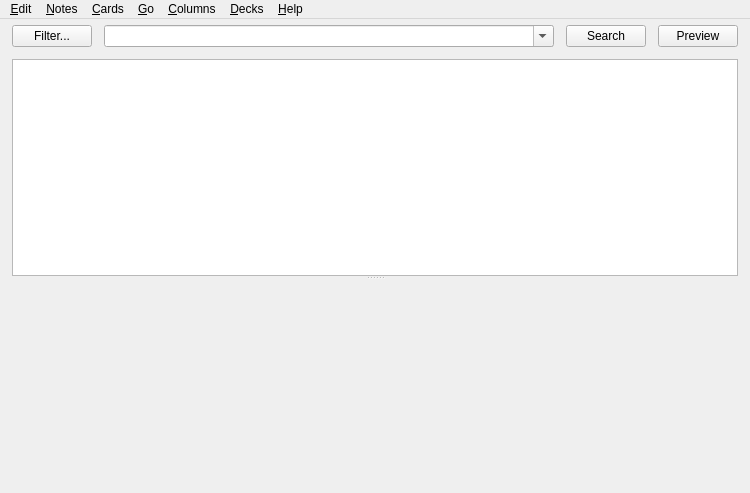
<?xml version="1.0" encoding="UTF-8"?>
<ui version="4.0">
 <class>Dialog</class>
 <widget class="QMainWindow" name="Dialog">
  <property name="geometry">
   <rect>
    <x>0</x>
    <y>0</y>
    <width>750</width>
    <height>493</height>
   </rect>
  </property>
  <property name="minimumSize">
   <size>
    <width>400</width>
    <height>400</height>
   </size>
  </property>
  <property name="windowIcon">
   <iconset resource="icons.qrc">
    <normaloff>:/icons/anki.png</normaloff>:/icons/anki.png</iconset>
  </property>
  <widget class="QWidget" name="centralwidget">
   <layout class="QVBoxLayout" name="verticalLayout_3">
    <property name="spacing">
     <number>12</number>
    </property>
    <property name="leftMargin">
     <number>12</number>
    </property>
    <property name="topMargin">
     <number>6</number>
    </property>
    <property name="rightMargin">
     <number>12</number>
    </property>
    <property name="bottomMargin">
     <number>12</number>
    </property>
    <item>
     <widget class="QSplitter" name="splitter">
      <property name="sizePolicy">
       <sizepolicy hsizetype="Preferred" vsizetype="Expanding">
        <horstretch>4</horstretch>
        <verstretch>0</verstretch>
       </sizepolicy>
      </property>
      <property name="orientation">
       <enum>Qt::Vertical</enum>
      </property>
      <widget class="QWidget" name="widget" native="true">
       <property name="sizePolicy">
        <sizepolicy hsizetype="Expanding" vsizetype="Preferred">
         <horstretch>3</horstretch>
         <verstretch>1</verstretch>
        </sizepolicy>
       </property>
       <layout class="QVBoxLayout" name="verticalLayout_2">
        <property name="spacing">
         <number>0</number>
        </property>
        <property name="leftMargin">
         <number>0</number>
        </property>
        <property name="topMargin">
         <number>0</number>
        </property>
        <property name="rightMargin">
         <number>0</number>
        </property>
        <property name="bottomMargin">
         <number>0</number>
        </property>
        <item>
         <layout class="QGridLayout" name="gridLayout">
          <property name="leftMargin">
           <number>0</number>
          </property>
          <property name="topMargin">
           <number>0</number>
          </property>
          <property name="rightMargin">
           <number>0</number>
          </property>
          <property name="bottomMargin">
           <number>12</number>
          </property>
          <property name="horizontalSpacing">
           <number>12</number>
          </property>
          <property name="verticalSpacing">
           <number>0</number>
          </property>
          <item row="0" column="1">
           <widget class="QComboBox" name="searchEdit">
            <property name="sizePolicy">
             <sizepolicy hsizetype="Expanding" vsizetype="Fixed">
              <horstretch>9</horstretch>
              <verstretch>0</verstretch>
             </sizepolicy>
            </property>
            <property name="editable">
             <bool>true</bool>
            </property>
            <property name="insertPolicy">
             <enum>QComboBox::NoInsert</enum>
            </property>
           </widget>
          </item>
          <item row="0" column="2">
           <widget class="QPushButton" name="searchButton">
            <property name="text">
             <string>Search</string>
            </property>
           </widget>
          </item>
          <item row="0" column="3">
           <widget class="QPushButton" name="previewButton">
            <property name="text">
             <string>Preview</string>
            </property>
            <property name="shortcut">
             <string notr="true">Ctrl+Shift+P</string>
            </property>
            <property name="checkable">
             <bool>true</bool>
            </property>
           </widget>
          </item>
          <item row="0" column="0">
           <widget class="QPushButton" name="filter">
            <property name="text">
             <string>Filter...</string>
            </property>
           </widget>
          </item>
         </layout>
        </item>
        <item>
         <widget class="QTableView" name="tableView">
          <property name="sizePolicy">
           <sizepolicy hsizetype="Expanding" vsizetype="Expanding">
            <horstretch>9</horstretch>
            <verstretch>1</verstretch>
           </sizepolicy>
          </property>
          <property name="minimumSize">
           <size>
            <width>0</width>
            <height>150</height>
           </size>
          </property>
          <property name="contextMenuPolicy">
           <enum>Qt::ActionsContextMenu</enum>
          </property>
          <property name="horizontalScrollBarPolicy">
           <enum>Qt::ScrollBarAsNeeded</enum>
          </property>
          <property name="editTriggers">
           <set>QAbstractItemView::NoEditTriggers</set>
          </property>
          <property name="tabKeyNavigation">
           <bool>false</bool>
          </property>
          <property name="alternatingRowColors">
           <bool>true</bool>
          </property>
          <property name="selectionBehavior">
           <enum>QAbstractItemView::SelectRows</enum>
          </property>
          <attribute name="horizontalHeaderCascadingSectionResizes">
           <bool>false</bool>
          </attribute>
          <attribute name="horizontalHeaderHighlightSections">
           <bool>false</bool>
          </attribute>
          <attribute name="horizontalHeaderMinimumSectionSize">
           <number>20</number>
          </attribute>
          <attribute name="horizontalHeaderShowSortIndicator" stdset="0">
           <bool>true</bool>
          </attribute>
         </widget>
        </item>
       </layout>
      </widget>
      <widget class="QWidget" name="verticalLayoutWidget">
       <layout class="QVBoxLayout" name="verticalLayout" stretch="0">
        <property name="spacing">
         <number>0</number>
        </property>
        <property name="leftMargin">
         <number>0</number>
        </property>
        <property name="topMargin">
         <number>1</number>
        </property>
        <property name="rightMargin">
         <number>0</number>
        </property>
        <property name="bottomMargin">
         <number>0</number>
        </property>
        <item>
         <layout class="QHBoxLayout" name="horizontalLayout2">
          <property name="spacing">
           <number>0</number>
          </property>
          <item>
           <widget class="QWidget" name="fieldsArea" native="true">
            <property name="sizePolicy">
             <sizepolicy hsizetype="Preferred" vsizetype="Expanding">
              <horstretch>0</horstretch>
              <verstretch>1</verstretch>
             </sizepolicy>
            </property>
            <property name="minimumSize">
             <size>
              <width>50</width>
              <height>200</height>
             </size>
            </property>
           </widget>
          </item>
         </layout>
        </item>
       </layout>
      </widget>
     </widget>
    </item>
   </layout>
  </widget>
  <widget class="QMenuBar" name="menubar">
   <property name="geometry">
    <rect>
     <x>0</x>
     <y>0</y>
     <width>750</width>
     <height>22</height>
    </rect>
   </property>
   <widget class="QMenu" name="menuEdit">
    <property name="title">
     <string>&amp;Edit</string>
    </property>
    <addaction name="actionUndo"/>
    <addaction name="separator"/>
    <addaction name="actionSelectAll"/>
    <addaction name="actionSelectNotes"/>
    <addaction name="actionInvertSelection"/>
    <addaction name="separator"/>
    <addaction name="actionClose"/>
   </widget>
   <widget class="QMenu" name="menuJump">
    <property name="title">
     <string>&amp;Go</string>
    </property>
    <addaction name="actionFind"/>
    <addaction name="actionTags"/>
    <addaction name="actionSidebar"/>
    <addaction name="actionNote"/>
    <addaction name="actionCardList"/>
    <addaction name="separator"/>
    <addaction name="actionFirstCard"/>
    <addaction name="actionPreviousCard"/>
    <addaction name="actionNextCard"/>
    <addaction name="actionLastCard"/>
   </widget>
   <widget class="QMenu" name="menu_Help">
    <property name="title">
     <string>&amp;Help</string>
    </property>
    <addaction name="actionGuide"/>
   </widget>
   <widget class="QMenu" name="menu_Cards">
    <property name="title">
     <string>&amp;Cards</string>
    </property>
    <widget class="QMenu" name="menuFlag">
     <property name="title">
      <string>Flag</string>
     </property>
     <addaction name="actionRed_Flag"/>
     <addaction name="actionOrange_Flag"/>
     <addaction name="actionGreen_Flag"/>
     <addaction name="actionBlue_Flag"/>
    </widget>
    <addaction name="actionChange_Deck"/>
    <addaction name="separator"/>
    <addaction name="actionReschedule"/>
    <addaction name="actionReposition"/>
    <addaction name="separator"/>
    <addaction name="actionToggle_Suspend"/>
    <addaction name="separator"/>
    <addaction name="menuFlag"/>
    <addaction name="separator"/>
    <addaction name="action_Info"/>
   </widget>
   <widget class="QMenu" name="menu_Notes">
    <property name="title">
     <string>&amp;Notes</string>
    </property>
    <addaction name="actionAdd"/>
    <addaction name="separator"/>
    <addaction name="actionAdd_Tags"/>
    <addaction name="actionRemove_Tags"/>
    <addaction name="actionClear_Unused_Tags"/>
    <addaction name="actionToggle_Mark"/>
    <addaction name="separator"/>
    <addaction name="actionChangeModel"/>
    <addaction name="separator"/>
    <addaction name="actionFindDuplicates"/>
    <addaction name="actionFindReplace"/>
    <addaction name="separator"/>
    <addaction name="actionManage_Note_Types"/>
    <addaction name="separator"/>
    <addaction name="actionDelete"/>
    <addaction name="separator"/>
   </widget>
   <widget class="QMenu" name="menuColumns">
    <property name="title">
     <string>&amp;Columns</string>
    </property>
   </widget>
   <widget class="QMenu" name="menu_Decks">
    <property name="title">
     <string>&amp;Decks</string>
    </property>
    <addaction name="addPrefix"/>
    <addaction name="removePrefix"/>
   </widget>
   <addaction name="menuEdit"/>
   <addaction name="menu_Notes"/>
   <addaction name="menu_Cards"/>
   <addaction name="menuJump"/>
   <addaction name="menuColumns"/>
   <addaction name="menu_Decks"/>
   <addaction name="menu_Help"/>
  </widget>
  <action name="actionReschedule">
   <property name="text">
    <string>&amp;Reschedule...</string>
   </property>
   <property name="shortcut">
    <string notr="true">Ctrl+Alt+R</string>
   </property>
  </action>
  <action name="actionSelectAll">
   <property name="text">
    <string>Select &amp;All</string>
   </property>
   <property name="shortcut">
    <string notr="true">Ctrl+Alt+A</string>
   </property>
  </action>
  <action name="actionUndo">
   <property name="text">
    <string>&amp;Undo</string>
   </property>
   <property name="shortcut">
    <string notr="true">Ctrl+Alt+Z</string>
   </property>
  </action>
  <action name="actionInvertSelection">
   <property name="text">
    <string>&amp;Invert Selection</string>
   </property>
   <property name="shortcut">
    <string notr="true">Ctrl+Alt+S</string>
   </property>
  </action>
  <action name="actionFind">
   <property name="text">
    <string>&amp;Find</string>
   </property>
   <property name="shortcut">
    <string notr="true">Ctrl+F</string>
   </property>
  </action>
  <action name="actionNote">
   <property name="text">
    <string>N&amp;ote</string>
   </property>
   <property name="shortcut">
    <string notr="true">Ctrl+Shift+N</string>
   </property>
  </action>
  <action name="actionNextCard">
   <property name="text">
    <string>&amp;Next Card</string>
   </property>
   <property name="shortcut">
    <string notr="true">Ctrl+N</string>
   </property>
  </action>
  <action name="actionPreviousCard">
   <property name="text">
    <string>&amp;Previous Card</string>
   </property>
   <property name="shortcut">
    <string notr="true">Ctrl+P</string>
   </property>
  </action>
  <action name="actionGuide">
   <property name="text">
    <string>&amp;Guide</string>
   </property>
   <property name="shortcut">
    <string notr="true">F1</string>
   </property>
  </action>
  <action name="actionChangeModel">
   <property name="text">
    <string>Change Note Type...</string>
   </property>
   <property name="shortcut">
    <string notr="true">Ctrl+Shift+M</string>
   </property>
  </action>
  <action name="actionSelectNotes">
   <property name="text">
    <string>Select &amp;Notes</string>
   </property>
  </action>
  <action name="actionFindReplace">
   <property name="text">
    <string>Find and Re&amp;place...</string>
   </property>
   <property name="shortcut">
    <string notr="true">Ctrl+Alt+F</string>
   </property>
  </action>
  <action name="actionCram">
   <property name="text">
    <string>&amp;Cram...</string>
   </property>
  </action>
  <action name="actionTags">
   <property name="text">
    <string>Fil&amp;ter</string>
   </property>
   <property name="shortcut">
    <string notr="true">Ctrl+Shift+F</string>
   </property>
  </action>
  <action name="actionCardList">
   <property name="text">
    <string>Card List</string>
   </property>
   <property name="shortcut">
    <string notr="true">Ctrl+Shift+L</string>
   </property>
  </action>
  <action name="actionFindDuplicates">
   <property name="text">
    <string>Find &amp;Duplicates...</string>
   </property>
  </action>
  <action name="actionReposition">
   <property name="text">
    <string>Reposition...</string>
   </property>
   <property name="shortcut">
    <string notr="true">Ctrl+Shift+S</string>
   </property>
  </action>
  <action name="actionFirstCard">
   <property name="text">
    <string>First Card</string>
   </property>
   <property name="shortcut">
    <string>Home</string>
   </property>
  </action>
  <action name="actionLastCard">
   <property name="text">
    <string>Last Card</string>
   </property>
   <property name="shortcut">
    <string>End</string>
   </property>
  </action>
  <action name="actionClose">
   <property name="text">
    <string>Close</string>
   </property>
   <property name="shortcut">
    <string notr="true">Ctrl+W</string>
   </property>
  </action>
  <action name="action_Info">
   <property name="text">
    <string>&amp;Info...</string>
   </property>
   <property name="shortcut">
    <string notr="true">Ctrl+Shift+I</string>
   </property>
  </action>
  <action name="actionAdd_Tags">
   <property name="text">
    <string>Add Tags...</string>
   </property>
   <property name="shortcut">
    <string notr="true">Ctrl+Shift+A</string>
   </property>
  </action>
  <action name="actionRemove_Tags">
   <property name="text">
    <string>Remove Tags...</string>
   </property>
   <property name="shortcut">
    <string notr="true">Ctrl+Shift+D</string>
   </property>
  </action>
  <action name="actionToggle_Suspend">
   <property name="text">
    <string>Toggle Suspend</string>
   </property>
   <property name="shortcut">
    <string notr="true">Ctrl+J</string>
   </property>
  </action>
  <action name="actionDelete">
   <property name="text">
    <string>Delete</string>
   </property>
   <property name="shortcut">
    <string notr="true">Ctrl+Del</string>
   </property>
  </action>
  <action name="actionAdd">
   <property name="text">
    <string>Add Notes...</string>
   </property>
   <property name="shortcut">
    <string notr="true">Ctrl+E</string>
   </property>
  </action>
  <action name="actionChange_Deck">
   <property name="text">
    <string>Change Deck...</string>
   </property>
   <property name="shortcut">
    <string notr="true">Ctrl+D</string>
   </property>
  </action>
  <action name="actionRed_Flag">
   <property name="checkable">
    <bool>true</bool>
   </property>
   <property name="text">
    <string>Red Flag</string>
   </property>
   <property name="shortcut">
    <string notr="true">Ctrl+1</string>
   </property>
  </action>
  <action name="actionOrange_Flag">
   <property name="checkable">
    <bool>true</bool>
   </property>
   <property name="text">
    <string>Orange Flag</string>
   </property>
   <property name="shortcut">
    <string notr="true">Ctrl+2</string>
   </property>
  </action>
  <action name="actionGreen_Flag">
   <property name="checkable">
    <bool>true</bool>
   </property>
   <property name="text">
    <string>Green Flag</string>
   </property>
   <property name="shortcut">
    <string notr="true">Ctrl+3</string>
   </property>
  </action>
  <action name="actionBlue_Flag">
   <property name="checkable">
    <bool>true</bool>
   </property>
   <property name="text">
    <string>Blue Flag</string>
   </property>
   <property name="shortcut">
    <string notr="true">Ctrl+4</string>
   </property>
  </action>
  <action name="actionSidebar">
   <property name="text">
    <string>Sidebar</string>
   </property>
   <property name="shortcut">
    <string notr="true">Ctrl+Shift+R</string>
   </property>
  </action>
  <action name="actionClear_Unused_Tags">
   <property name="text">
    <string>Clear Unused Tags</string>
   </property>
  </action>
  <action name="actionManage_Note_Types">
   <property name="text">
    <string>Manage Note Types...</string>
   </property>
  </action>
  <action name="actionToggle_Mark">
   <property name="text">
    <string>Toggle Mark</string>
   </property>
   <property name="shortcut">
    <string notr="true">Ctrl+K</string>
   </property>
  </action>
  <action name="actionAdd_prefix">
   <property name="text">
    <string>Add prefix</string>
   </property>
  </action>
  <action name="actionRemove_prefix">
   <property name="text">
    <string>Remove prefix</string>
   </property>
  </action>
  <action name="addPrefix">
   <property name="text">
    <string>Add prefix</string>
   </property>
  </action>
  <action name="removePrefix">
   <property name="text">
    <string>Remove prefix</string>
   </property>
  </action>
 </widget>
 <resources>
  <include location="icons.qrc"/>
 </resources>
 <connections>
  <connection>
   <sender>actionSelectAll</sender>
   <signal>triggered()</signal>
   <receiver>tableView</receiver>
   <slot>selectAll()</slot>
   <hints>
    <hint type="sourcelabel">
     <x>-1</x>
     <y>-1</y>
    </hint>
    <hint type="destinationlabel">
     <x>299</x>
     <y>279</y>
    </hint>
   </hints>
  </connection>
  <connection>
   <sender>actionClose</sender>
   <signal>triggered()</signal>
   <receiver>Dialog</receiver>
   <slot>close()</slot>
   <hints>
    <hint type="sourcelabel">
     <x>-1</x>
     <y>-1</y>
    </hint>
    <hint type="destinationlabel">
     <x>374</x>
     <y>199</y>
    </hint>
   </hints>
  </connection>
 </connections>
</ui>
